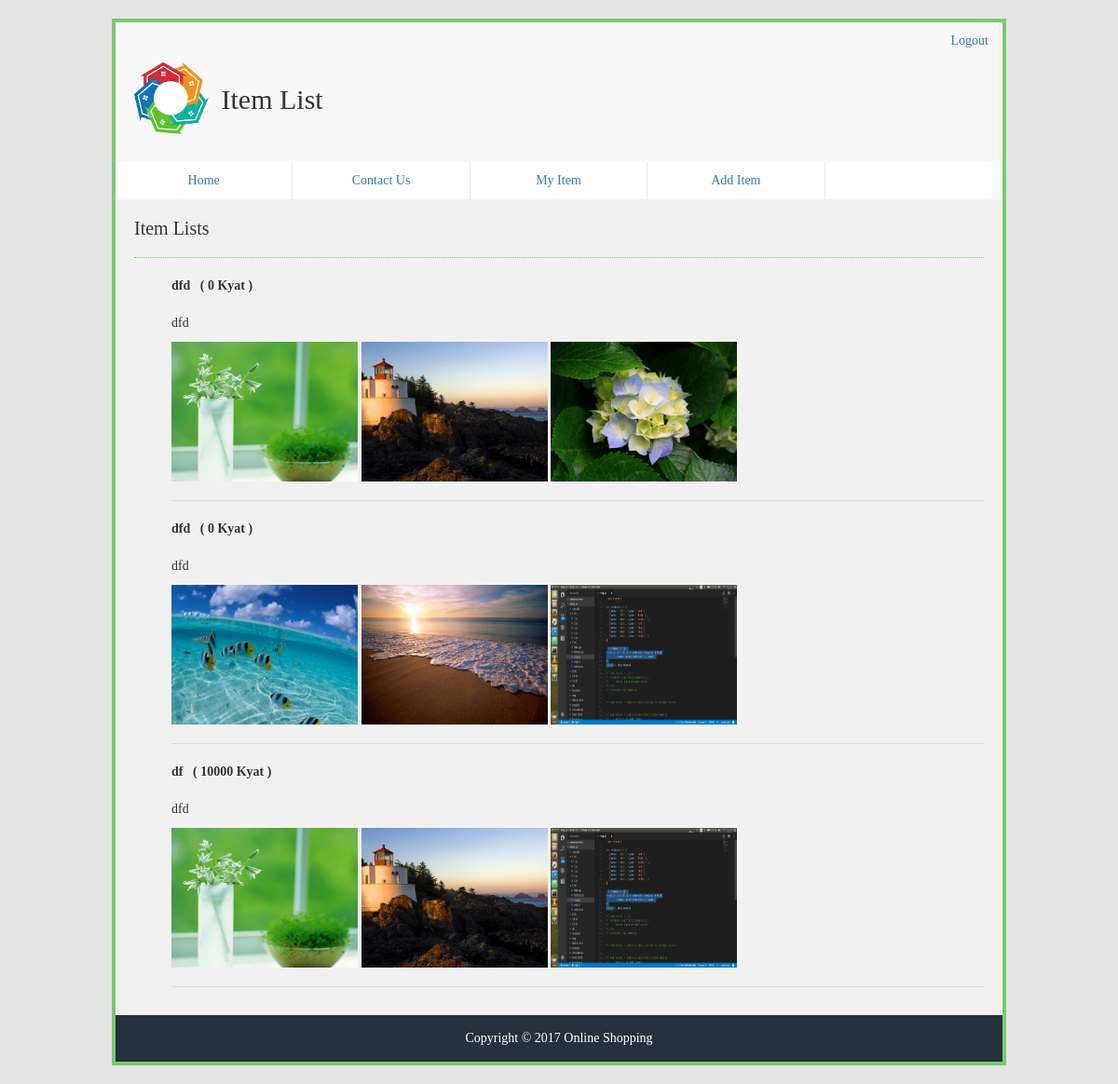
Page /item/item-list.php (signed in) on the committed database.
### tables this page shows
CREATE TABLE `items` (
  `id` int(11) NOT NULL,
  `name` varchar(255) NOT NULL,
  `description` text NOT NULL,
  `price` int(10) NOT NULL,
  `photo1` varchar(255) NOT NULL,
  `photo2` varchar(255) NOT NULL,
  `photo3` varchar(255) NOT NULL,
  `user_id` int(11) NOT NULL,
  `upload` varchar(255) NOT NULL
);

### item/item-list.php (the view, shortened to what this page needs)
<?php
  $auth = isset($_SESSION['auth']);
  $user_id = $_SESSION['userid'];
 ?>
<!DOCTYPE html>
<html>
  <head>
    <link rel="stylesheet" href="../css/bootstrap.min.css">
    <link rel="stylesheet" href="../css/style.css">
  </head>
  <body>
      <div class="wrapper">
        <header>
          <ul class="auth">
            <?php if($auth){ ?>
            <li><a href="../user/user-logout.php">Logout</a></li>
            <?php }else{ ?>
            <li class="auth-item"><a href="../user/user-login.php">Login</a></li>
            <li><a href="../user/user-register.php">Register</a></li>
          <?php } ?>
          </ul>
          <img src="../images/logo.png" alt="Logo" width="100px" height="100px;">
          <h1>Item List</h1>
        </header>
          <?php include("../layout/nav.php"); ?>
          <section style="width: 100%">
            <h2>Item Lists</h2>
            <div class="main">
              <ul class="item">
                <?php
                include("../config/conf.php");
                $sql = "SELECT * FROM items WHERE user_id = '$user_id'";
                $item = mysqli_query($conn, $sql);
                while($row = mysqli_fetch_assoc($item)): ?>
                <li>
                  <b><?php echo $row['name']?>&nbsp; &nbsp;<span>( <?php echo $row['price']." Kyat"?> )</span></b>
                  <p><?php echo $row['description']?></p>
                  <?php if($row['photo1']){ ?>
                  <img src="../images/item/<?php echo $row['photo1'] ?>">
                  <?php } ?>
                  <?php if($row['photo2']){ ?>
                  <img src="../images/item/<?php echo $row['photo2'] ?>">
                  <?php } ?>
                  <?php if($row['photo3']){ ?>
                  <img src="../images/item/<?php echo $row['photo3'] ?>">
                  <?php } ?>
                  </li>
               <?php endwhile; ?>
              </ul>
            </div>
          </section>
          <?php include("../layout/footer.php"); ?>
      </div>
  </body>
</html>

### css/style.css (style rules this page uses)
body { background-color: #e5e5e5; font-family: Time New Roman; width: 100%; }
.wrapper { width: 80%; margin: 20px auto; border: 4px solid #77CC6D; }
header { height: 150px; background-color: #F8F8F8; }
section { width: 73%; height: auto; float: left; background-color: #f1f1f1; padding: 20px; }
header>img { padding: 0; margin: -20px 0 0 10px; }
header>h1 { padding:0; display: inline; font-size: 30px; }
.auth { overflow:hidden; }
.auth li { float: right; list-style-type: none; width: 5%; margin-right: 10px; visibility: none; }
.auth li a { line-height: 40px; }
h2 { margin: 0; padding-bottom: 20px; font-size: 20px; border-bottom: 1px dotted #77CC6D; }
li>img, .items img { width: 200px; height: 150px; }
.item li b { display:block; padding:20px 0; }
ul { list-style-type: none; }
.item li { border-bottom: 1px solid #ddd; padding-bottom: 20px; }

### rows in the picture
items: name "dfd", price "0", description "dfd", photo1 (picture), photo2 (picture), photo3 (picture)
items: name "dfd", price "0", description "dfd", photo1 (picture), photo2 (picture), photo3 (picture)
items: name "df", price "10000", description "dfd", photo1 (picture), photo2 (picture), photo3 (picture)
